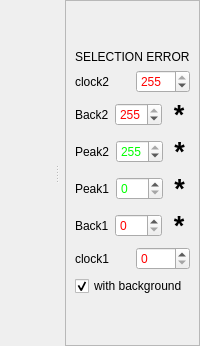
                      <widget class="QSplitter" name="splitter_2">
                       <property name="orientation">
                        <enum>Qt::Horizontal</enum>
                       </property>
                       <property name="childrenCollapsible">
                        <bool>false</bool>
                       </property>
                       <widget class="MPLWidgetNoLog" name="data_yt_plot" native="true">
                        <property name="sizePolicy">
                         <sizepolicy hsizetype="Expanding" vsizetype="Expanding">
                          <horstretch>0</horstretch>
                          <verstretch>0</verstretch>
                         </sizepolicy>
                        </property>
                       </widget>
                       <widget class="QWidget" name="layoutWidget_5">
                        <layout class="QHBoxLayout" name="horizontalLayout_31">
                         <item>
                          <widget class="MPLWidgetXLog" name="data_yi_plot" native="true">
                           <property name="enabled">
                            <bool>true</bool>
                           </property>
                           <property name="sizePolicy">
                            <sizepolicy hsizetype="Expanding" vsizetype="Expanding">
                             <horstretch>0</horstretch>
                             <verstretch>0</verstretch>
                            </sizepolicy>
                           </property>
                           <property name="statusTip">
                            <string extracomment="yo"/>
                           </property>
                           <property name="whatsThis">
                            <string extracomment="ya"/>
                           </property>
                          </widget>
                         </item>
                         <item>
                          <widget class="QFrame" name="frame_11">
                           <property name="maximumSize">
                            <size>
                             <width>180</width>
                             <height>16777215</height>
                            </size>
                           </property>
                           <property name="frameShape">
                            <enum>QFrame::StyledPanel</enum>
                           </property>
                           <property name="frameShadow">
                            <enum>QFrame::Raised</enum>
                           </property>
                           <layout class="QVBoxLayout" name="verticalLayout_26">
                            <item>
                             <spacer name="verticalSpacer_5">
                              <property name="orientation">
                               <enum>Qt::Vertical</enum>
                              </property>
                              <property name="sizeType">
                               <enum>QSizePolicy::Minimum</enum>
                              </property>
                              <property name="sizeHint" stdset="0">
                               <size>
                                <width>20</width>
                                <height>40</height>
                               </size>
                              </property>
                             </spacer>
                            </item>
                            <item>
                             <widget class="QLabel" name="data_selection_error_label">
                              <property name="text">
                               <string>SELECTION ERROR</string>
                              </property>
                             </widget>
                            </item>
                            <item>
                             <layout class="QVBoxLayout" name="verticalLayout_28">
                              <item>
                               <layout class="QHBoxLayout" name="horizontalLayout_36">
                                <item>
                                 <widget class="QLabel" name="dataPrimToLabel">
                                  <property name="text">
                                   <string>clock2</string>
                                  </property>
                                 </widget>
                                </item>
                                <item>
                                 <widget class="QSpinBox" name="dataPrimToValue">
                                  <property name="enabled">
                                   <bool>true</bool>
                                  </property>
                                  <property name="palette">
                                   <palette>
                                    <active>
                                     <colorrole role="Text">
                                      <brush brushstyle="SolidPattern">
                                       <color alpha="255">
                                        <red>255</red>
                                        <green>0</green>
                                        <blue>0</blue>
                                       </color>
                                      </brush>
                                     </colorrole>
                                    </active>
                                    <inactive>
                                     <colorrole role="Text">
                                      <brush brushstyle="SolidPattern">
                                       <color alpha="255">
                                        <red>255</red>
                                        <green>0</green>
                                        <blue>0</blue>
                                       </color>
                                      </brush>
                                     </colorrole>
                                    </inactive>
                                    <disabled>
                                     <colorrole role="Text">
                                      <brush brushstyle="SolidPattern">
                                       <color alpha="255">
                                        <red>118</red>
                                        <green>118</green>
                                        <blue>117</blue>
                                       </color>
                                      </brush>
                                     </colorrole>
                                    </disabled>
                                   </palette>
                                  </property>
                                  <property name="maximum">
                                   <number>255</number>
                                  </property>
                                  <property name="value">
                                   <number>255</number>
                                  </property>
                                 </widget>
                                </item>
                               </layout>
                              </item>
                              <item>
                               <layout class="QHBoxLayout" name="horizontalLayout_32">
                                <item>
                                 <widget class="QLabel" name="dataBackFromLabel">
                                  <property name="enabled">
                                   <bool>true</bool>
                                  </property>
                                  <property name="text">
                                   <string>Back2</string>
                                  </property>
                                 </widget>
                                </item>
                                <item>
                                 <widget class="QSpinBox" name="dataBackToValue">
                                  <property name="palette">
                                   <palette>
                                    <active>
                                     <colorrole role="Text">
                                      <brush brushstyle="SolidPattern">
                                       <color alpha="255">
                                        <red>255</red>
                                        <green>0</green>
                                        <blue>0</blue>
                                       </color>
                                      </brush>
                                     </colorrole>
                                    </active>
                                    <inactive>
                                     <colorrole role="Text">
                                      <brush brushstyle="SolidPattern">
                                       <color alpha="255">
                                        <red>255</red>
                                        <green>0</green>
                                        <blue>0</blue>
                                       </color>
                                      </brush>
                                     </colorrole>
                                    </inactive>
                                    <disabled>
                                     <colorrole role="Text">
                                      <brush brushstyle="SolidPattern">
                                       <color alpha="255">
                                        <red>118</red>
                                        <green>118</green>
                                        <blue>117</blue>
                                       </color>
                                      </brush>
                                     </colorrole>
                                    </disabled>
                                   </palette>
                                  </property>
                                  <property name="maximum">
                                   <number>255</number>
                                  </property>
                                  <property name="value">
                                   <number>255</number>
                                  </property>
                                 </widget>
                                </item>
                                <item>
                                 <widget class="QLabel" name="data_back2_error">
                                  <property name="font">
                                   <font>
                                    <pointsize>20</pointsize>
                                    <weight>75</weight>
                                    <bold>true</bold>
                                   </font>
                                  </property>
                                  <property name="accessibleDescription">
                                   <string/>
                                  </property>
                                  <property name="text">
                                   <string>*</string>
                                  </property>
                                  <property name="alignment">
                                   <set>Qt::AlignCenter</set>
                                  </property>
                                 </widget>
                                </item>
                               </layout>
                              </item>
                              <item>
                               <layout class="QHBoxLayout" name="horizontalLayout_33">
                                <item>
                                 <widget class="QLabel" name="dataPeakFromLabel">
                                  <property name="text">
                                   <string>Peak2</string>
                                  </property>
                                 </widget>
                                </item>
                                <item>
                                 <widget class="QSpinBox" name="dataPeakToValue">
                                  <property name="enabled">
                                   <bool>true</bool>
                                  </property>
                                  <property name="palette">
                                   <palette>
                                    <active>
                                     <colorrole role="Text">
                                      <brush brushstyle="SolidPattern">
                                       <color alpha="255">
                                        <red>0</red>
                                        <green>255</green>
                                        <blue>0</blue>
                                       </color>
                                      </brush>
                                     </colorrole>
                                    </active>
                                    <inactive>
                                     <colorrole role="Text">
                                      <brush brushstyle="SolidPattern">
                                       <color alpha="255">
                                        <red>0</red>
                                        <green>255</green>
                                        <blue>0</blue>
                                       </color>
                                      </brush>
                                     </colorrole>
                                    </inactive>
                                    <disabled>
                                     <colorrole role="Text">
                                      <brush brushstyle="SolidPattern">
                                       <color alpha="255">
                                        <red>118</red>
                                        <green>118</green>
                                        <blue>117</blue>
                                       </color>
                                      </brush>
                                     </colorrole>
                                    </disabled>
                                   </palette>
                                  </property>
                                  <property name="maximum">
                                   <number>255</number>
                                  </property>
                                  <property name="value">
                                   <number>255</number>
                                  </property>
                                 </widget>
                                </item>
                                <item>
                                 <widget class="QLabel" name="data_peak2_error">
                                  <property name="font">
                                   <font>
                                    <pointsize>20</pointsize>
                                    <weight>75</weight>
                                    <bold>true</bold>
                                   </font>
                                  </property>
                                  <property name="accessibleDescription">
                                   <string/>
                                  </property>
                                  <property name="text">
                                   <string>*</string>
                                  </property>
                                  <property name="alignment">
                                   <set>Qt::AlignCenter</set>
                                  </property>
                                 </widget>
                                </item>
                               </layout>
                              </item>
                              <item>
                               <layout class="QHBoxLayout" name="horizontalLayout_34">
                                <item>
                                 <widget class="QLabel" name="dataPeakToLabel">
                                  <property name="enabled">
                                   <bool>true</bool>
                                  </property>
                                  <property name="text">
                                   <string>Peak1</string>
                                  </property>
                                 </widget>
                                </item>
                                <item>
                                 <widget class="QSpinBox" name="dataPeakFromValue">
                                  <property name="enabled">
                                   <bool>true</bool>
                                  </property>
                                  <property name="palette">
                                   <palette>
                                    <active>
                                     <colorrole role="Text">
                                      <brush brushstyle="SolidPattern">
                                       <color alpha="255">
                                        <red>0</red>
                                        <green>255</green>
                                        <blue>0</blue>
                                       </color>
                                      </brush>
                                     </colorrole>
                                    </active>
                                    <inactive>
                                     <colorrole role="Text">
                                      <brush brushstyle="SolidPattern">
                                       <color alpha="255">
                                        <red>0</red>
                                        <green>255</green>
                                        <blue>0</blue>
                                       </color>
                                      </brush>
                                     </colorrole>
                                    </inactive>
                                    <disabled>
                                     <colorrole role="Text">
                                      <brush brushstyle="SolidPattern">
                                       <color alpha="255">
                                        <red>118</red>
                                        <green>118</green>
                                        <blue>117</blue>
                                       </color>
                                      </brush>
                                     </colorrole>
                                    </disabled>
                                   </palette>
                                  </property>
                                  <property name="maximum">
                                   <number>255</number>
                                  </property>
                                  <property name="value">
                                   <number>0</number>
                                  </property>
                                 </widget>
                                </item>
                                <item>
                                 <widget class="QLabel" name="data_peak1_error">
                                  <property name="font">
                                   <font>
                                    <pointsize>20</pointsize>
                                    <weight>75</weight>
                                    <bold>true</bold>
                                   </font>
                                  </property>
                                  <property name="accessibleDescription">
                                   <string/>
                                  </property>
                                  <property name="text">
                                   <string>*</string>
                                  </property>
                                  <property name="alignment">
                                   <set>Qt::AlignCenter</set>
                                  </property>
                                 </widget>
                                </item>
                               </layout>
                              </item>
                              <item>
                               <layout class="QHBoxLayout" name="horizontalLayout_35">
                                <item>
                                 <widget class="QLabel" name="dataBackToLabel">
                                  <property name="text">
                                   <string>Back1</string>
                                  </property>
                                 </widget>
                                </item>
                                <item>
                                 <widget class="QSpinBox" name="dataBackFromValue">
                                  <property name="palette">
                                   <palette>
                                    <active>
                                     <colorrole role="Text">
                                      <brush brushstyle="SolidPattern">
                                       <color alpha="255">
                                        <red>255</red>
                                        <green>0</green>
                                        <blue>0</blue>
                                       </color>
                                      </brush>
                                     </colorrole>
                                    </active>
                                    <inactive>
                                     <colorrole role="Text">
                                      <brush brushstyle="SolidPattern">
                                       <color alpha="255">
                                        <red>255</red>
                                        <green>0</green>
                                        <blue>0</blue>
                                       </color>
                                      </brush>
                                     </colorrole>
                                    </inactive>
                                    <disabled>
                                     <colorrole role="Text">
                                      <brush brushstyle="SolidPattern">
                                       <color alpha="255">
                                        <red>118</red>
                                        <green>118</green>
                                        <blue>117</blue>
                                       </color>
                                      </brush>
                                     </colorrole>
                                    </disabled>
                                   </palette>
                                  </property>
                                  <property name="maximum">
                                   <number>255</number>
                                  </property>
                                  <property name="value">
                                   <number>0</number>
                                  </property>
                                 </widget>
                                </item>
                                <item>
                                 <widget class="QLabel" name="data_back1_error">
                                  <property name="font">
                                   <font>
                                    <pointsize>20</pointsize>
                                    <weight>75</weight>
                                    <bold>true</bold>
                                   </font>
                                  </property>
                                  <property name="accessibleDescription">
                                   <string/>
                                  </property>
                                  <property name="text">
                                   <string>*</string>
                                  </property>
                                  <property name="alignment">
                                   <set>Qt::AlignCenter</set>
                                  </property>
                                 </widget>
                                </item>
                               </layout>
                              </item>
                              <item>
                               <layout class="QHBoxLayout" name="horizontalLayout_40">
                                <item>
                                 <widget class="QLabel" name="dataPrimFromLabel">
                                  <property name="text">
                                   <string>clock1</string>
                                  </property>
                                 </widget>
                                </item>
                                <item>
                                 <widget class="QSpinBox" name="dataPrimFromValue">
                                  <property name="palette">
                                   <palette>
                                    <active>
                                     <colorrole role="Text">
                                      <brush brushstyle="SolidPattern">
                                       <color alpha="255">
                                        <red>255</red>
                                        <green>0</green>
                                        <blue>0</blue>
                                       </color>
                                      </brush>
                                     </colorrole>
                                    </active>
                                    <inactive>
                                     <colorrole role="Text">
                                      <brush brushstyle="SolidPattern">
                                       <color alpha="255">
                                        <red>255</red>
                                        <green>0</green>
                                        <blue>0</blue>
                                       </color>
                                      </brush>
                                     </colorrole>
                                    </inactive>
                                    <disabled>
                                     <colorrole role="Text">
                                      <brush brushstyle="SolidPattern">
                                       <color alpha="255">
                                        <red>118</red>
                                        <green>118</green>
                                        <blue>117</blue>
                                       </color>
                                      </brush>
                                     </colorrole>
                                    </disabled>
                                   </palette>
                                  </property>
                                  <property name="maximum">
                                   <number>255</number>
                                  </property>
                                  <property name="value">
                                   <number>0</number>
                                  </property>
                                 </widget>
                                </item>
                               </layout>
                              </item>
                              <item>
                               <widget class="QCheckBox" name="dataBackgroundFlag">
                                <property name="text">
                                 <string>with background</string>
                                </property>
                                <property name="checked">
                                 <bool>true</bool>
                                </property>
                               </widget>
                              </item>
                             </layout>
                            </item>
                            <item>
                             <spacer name="verticalSpacer_6">
                              <property name="orientation">
                               <enum>Qt::Vertical</enum>
                              </property>
                              <property name="sizeType">
                               <enum>QSizePolicy::Minimum</enum>
                              </property>
                              <property name="sizeHint" stdset="0">
                               <size>
                                <width>20</width>
                                <height>40</height>
                               </size>
                              </property>
                             </spacer>
                            </item>
                           </layout>
                          </widget>
                         </item>
                        </layout>
                       </widget>
                      </widget>
